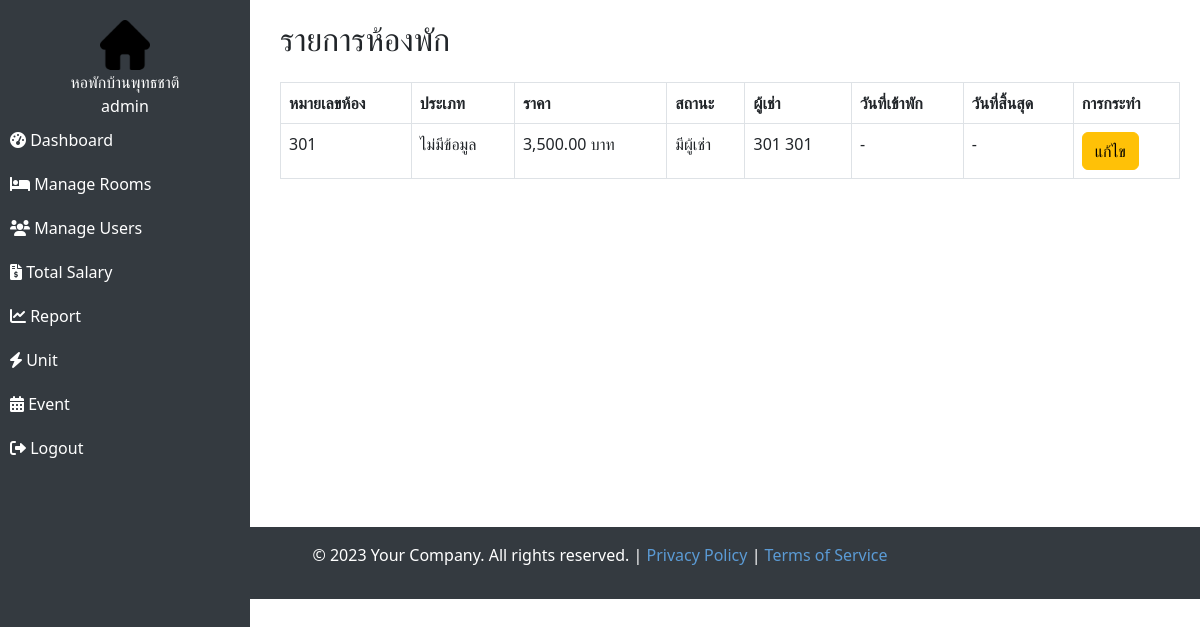
The page /admin/manage_rooms.php (signed in) on the database as committed earlier.
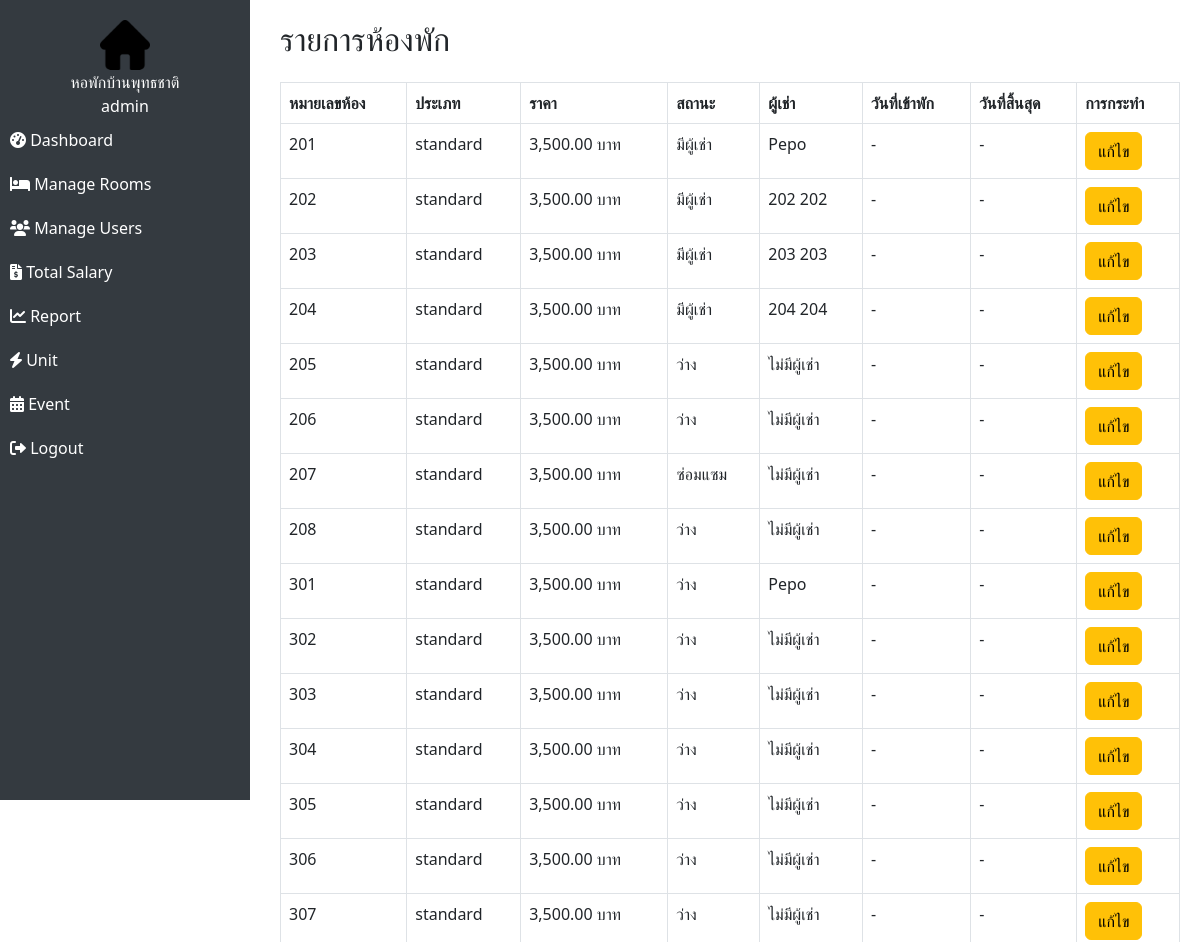
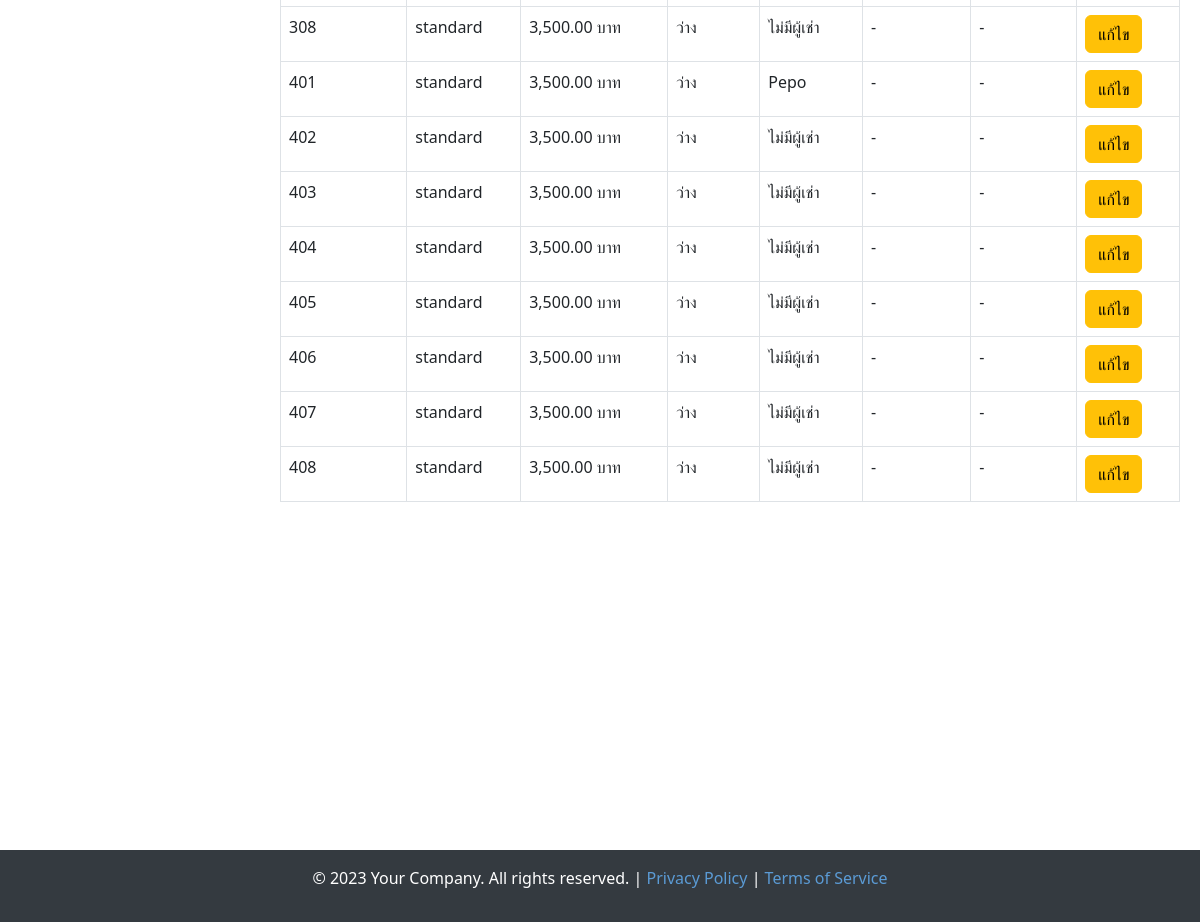
The same page on the database as committed later (2 pictures, top to bottom).
### tables this page shows
CREATE TABLE `rooms` (
  `id` int(11) NOT NULL,
  `room_number` varchar(10) NOT NULL,
  `type` enum('standard','deluxe','vip') NOT NULL,
  `price` decimal(10,2) NOT NULL,
  `status` enum('available','reserved','occupied') DEFAULT 'available',
  `tenant_id` int(11) DEFAULT NULL
);

CREATE TABLE `users` (
  `id` int(11) NOT NULL,
  `username` varchar(50) NOT NULL,
  `password` varchar(255) NOT NULL,
  `role` enum('admin','owner','staff','tenant') NOT NULL,
  `full_name` varchar(100) NOT NULL,
  `phone` varchar(20) DEFAULT NULL,
  `email` varchar(100) DEFAULT NULL,
  `created_at` timestamp NOT NULL DEFAULT current_timestamp()
);

### admin/manage_rooms.php (the view, shortened to what this page needs)
<?php
include("../config/database.php");
$result = $conn->query("SELECT * FROM rooms");
?>
<!DOCTYPE html>
<html lang="en">
<head>
    <link rel="stylesheet" href="../assets/css/sidebar.css">
    <link href="https://cdn.jsdelivr.net/npm/bootstrap@5.3.0/dist/css/bootstrap.min.css" rel="stylesheet">
    <link rel="stylesheet" href="https://cdn.jsdelivr.net/npm/bootstrap-icons@1.10.5/font/bootstrap-icons.css">
    <link rel="stylesheet" href="https://cdnjs.cloudflare.com/ajax/libs/font-awesome/6.0.0-beta3/css/all.min.css">
</head>
<body>
    <?php
    include "../assets/assets/admin_sidebar.php";
    ?>
    <div class="content">
        <h2 class="mb-4">รายการห้องพัก</h2>
        <table class="table table-bordered">
            <thead>
                <tr>
                    <th>หมายเลขห้อง</th>
                    <th>ประเภท</th>
                    <th>ราคา</th>
                    <th>สถานะ</th>
                    <th>ผู้เช่า</th>
                    <th>วันที่เข้าพัก</th>
                    <th>วันที่สิ้นสุด</th>
                    <th>การกระทำ</th>
                </tr>
            </thead>
            <tbody>
                <?php while ($row = $result->fetch_assoc()) { ?>
                <tr>
                    <td><?= $row["room_number"] ?></td>
                    <td><?= $row["type"] ? $row["type"] : 'ไม่มีข้อมูล' ?></td>
                    <td><?= number_format($row["price"], 2) ?> บาท</td>
                    <td>
                        <?php
                            $status_labels = [
                                'available' => 'ว่าง',
                                'reserved' => 'ซ่อมแซม',
                                'occupied' => 'มีผู้เช่า'
                            ];
                            echo $status_labels[$row['status']] ?? 'ไม่ทราบสถานะ';
                            ?>
                    </td>
                    <td>
                        <?php
                            if (!empty($row["tenant_id"])) {
                                $tenant_id = $row["tenant_id"];
                                $tenant_result = $conn->query("SELECT full_name FROM users WHERE id = '$tenant_id'");
                                $tenant = $tenant_result->fetch_assoc();
                                echo $tenant ? $tenant["full_name"] : 'ไม่มีผู้เช่า';
                            } else {
                                echo 'ไม่มีผู้เช่า';
                            }
                            ?>
                    </td>
                    <td><?= $row["Date of Stay"] ? date('d/m/Y', strtotime($row["Date of Stay"])) : '-' ?></td>
                    <td><?= $row["Expiration Date"] ? date('d/m/Y', strtotime($row["Expiration Date"])) : '-' ?></td>
                    <td><a href="edit_room.php?id=<?= $row["id"] ?>" class="btn btn-warning">แก้ไข</a></td>
                </tr>
                <?php } ?>
            </tbody>
        </table>
    </div>
    <br>
    <br>
    <br>
    <br>
    <br>
    <br>
    <br>
    <br>
    <br>
    <br>
    <br>
    <br>
    <br>
    <div class="footer">
        <p>&copy; 2023 Your Company. All rights reserved. | <a href="#">Privacy Policy</a> | <a href="#">Terms of
                Service</a></p>
    </div>
</body>
</html>

Rows that differ between the two databases and show on the page:
changed rooms (number 1 of 24 on the later page): room_number "301" → "201"; type (not shown) → "standard"; tenant.full_name "301 301" → "Pepo"; no longer shows "ไม่มีข้อมูล"
added rooms: room_number "202", type "standard", price "3,500.00", status "มีผู้เช่า", tenant.full_name "202 202"
added rooms: room_number "203", type "standard", price "3,500.00", status "มีผู้เช่า", tenant.full_name "203 203"
added rooms: room_number "204", type "standard", price "3,500.00", status "มีผู้เช่า", tenant.full_name "204 204"
added rooms: room_number "205", type "standard", price "3,500.00", status "ว่าง", shows "ไม่มีผู้เช่า"
added rooms: room_number "206", type "standard", price "3,500.00", status "ว่าง", shows "ไม่มีผู้เช่า"
added rooms: room_number "207", type "standard", price "3,500.00", status "ซ่อมแซม", shows "ไม่มีผู้เช่า"
added rooms: room_number "208", type "standard", price "3,500.00", status "ว่าง", shows "ไม่มีผู้เช่า"
added rooms: room_number "301", type "standard", price "3,500.00", status "ว่าง", tenant.full_name "Pepo"
added rooms: room_number "302", type "standard", price "3,500.00", status "ว่าง", shows "ไม่มีผู้เช่า"
added rooms: room_number "303", type "standard", price "3,500.00", status "ว่าง", shows "ไม่มีผู้เช่า"
added rooms: room_number "304", type "standard", price "3,500.00", status "ว่าง", shows "ไม่มีผู้เช่า"
added rooms: room_number "305", type "standard", price "3,500.00", status "ว่าง", shows "ไม่มีผู้เช่า"
added rooms: room_number "306", type "standard", price "3,500.00", status "ว่าง", shows "ไม่มีผู้เช่า"
added rooms: room_number "307", type "standard", price "3,500.00", status "ว่าง", shows "ไม่มีผู้เช่า"
added rooms: room_number "308", type "standard", price "3,500.00", status "ว่าง", shows "ไม่มีผู้เช่า"
added rooms: room_number "401", type "standard", price "3,500.00", status "ว่าง", tenant.full_name "Pepo"
added rooms: room_number "402", type "standard", price "3,500.00", status "ว่าง", shows "ไม่มีผู้เช่า"
added rooms: room_number "403", type "standard", price "3,500.00", status "ว่าง", shows "ไม่มีผู้เช่า"
added rooms: room_number "404", type "standard", price "3,500.00", status "ว่าง", shows "ไม่มีผู้เช่า"
added rooms: room_number "405", type "standard", price "3,500.00", status "ว่าง", shows "ไม่มีผู้เช่า"
added rooms: room_number "406", type "standard", price "3,500.00", status "ว่าง", shows "ไม่มีผู้เช่า"
added rooms: room_number "407", type "standard", price "3,500.00", status "ว่าง", shows "ไม่มีผู้เช่า"
added rooms: room_number "408", type "standard", price "3,500.00", status "ว่าง", shows "ไม่มีผู้เช่า"
